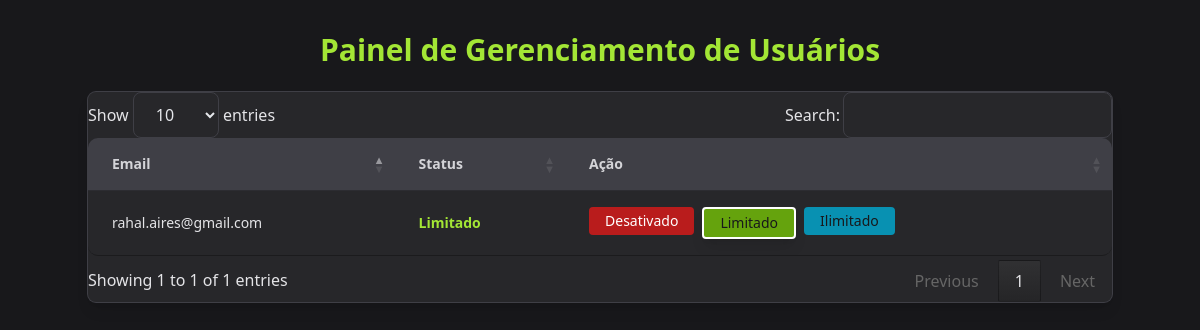
The app's page /, older data.
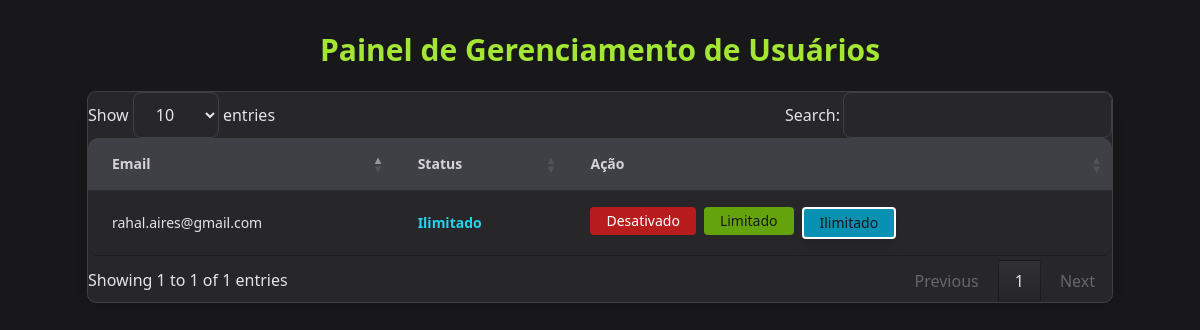
The same page, newer data.
### tables this page shows
CREATE TABLE users (
                id INTEGER PRIMARY KEY AUTOINCREMENT,
                email TEXT UNIQUE NOT NULL,
                password_hash TEXT NOT NULL,
                email_confirmed INTEGER DEFAULT 0,
                confirmation_token TEXT,
                refresh_token TEXT,
                is_active INTEGER DEFAULT 0
            , request_count INTEGER DEFAULT 0, last_request_date TEXT, monthly_request_count INTEGER DEFAULT 0, last_request_month TEXT);

### app/dashboard.py (the view)
@app.get("/", response_class=HTMLResponse)
async def dashboard(request: Request):
    async with aiosqlite.connect(DATABASE_AUTH) as db:
        db.row_factory = aiosqlite.Row
        cursor = await db.execute("SELECT id, email, is_active FROM users")
        users = await cursor.fetchall()
        await cursor.close()
    return templates.TemplateResponse("dashboard.html", {"request": request, "users": users})

### app/templates/dashboard.html (shortened to what this page needs)
<!DOCTYPE html>
<html lang="pt-br">
<head>
    <script src="https://cdn.tailwindcss.com"></script>
    <link rel="stylesheet" href="https://cdn.datatables.net/1.13.7/css/jquery.dataTables.min.css">
</head>
<body class="bg-zinc-900 text-zinc-200 min-h-screen">
    <div class="container mx-auto py-8">
        <h2 class="text-3xl font-bold mb-6 text-center text-lime-400">Painel de Gerenciamento de Usuários</h2>
        <div class="overflow-x-auto rounded-lg shadow-lg bg-zinc-800 ring-1 ring-zinc-700">
            <table id="tabela-usuarios" class="min-w-full table-auto text-sm">
                <thead class="bg-zinc-700">
                    <tr>
                        <th class="px-6 py-3 text-left font-semibold text-zinc-300">Email</th>
                        <th class="px-6 py-3 text-left font-semibold text-zinc-300">Status</th>
                        <th class="px-6 py-3 text-left font-semibold text-zinc-300">Ação</th>
                    </tr>
                </thead>
                <tbody>
                {% for user in users %}
                    <tr class="border-b border-zinc-700">
                        <td class="px-6 py-3">{{ user['email'] }}</td>
                        <td class="px-6 py-3">
                            <span class="font-semibold
                                {% if user['is_active'] == 2 %}text-cyan-400
                                {% elif user['is_active'] == 1 %}text-lime-400
                                {% else %}text-red-400{% endif %}">
                                {% if user['is_active'] == 2 %}
                                    Ilimitado
                                {% elif user['is_active'] == 1 %}
                                    Limitado
                                {% else %}
                                    Desativado
                                {% endif %}
                            </span>
                        </td>
                        <td class="px-6 py-3">
                            <div class="flex gap-2">
                                <form method="post" action="/toggle">
                                    <button
                                        type="submit"
                                        class="px-4 py-1 rounded font-medium
                                            {% if user['is_active'] == 0 %}bg-red-700 border-2 border-white shadow-lg text-white{% else %}bg-red-700 hover:bg-red-800 text-white{% endif %}">
                                        Desativado
                                    </button>
                                </form>
                                <form method="post" action="/toggle">
                                    <button
                                        type="submit"
                                        class="px-4 py-1 rounded font-medium
                                            {% if user['is_active'] == 1 %}bg-lime-600 border-2 border-white shadow-lg text-zinc-900{% else %}bg-lime-600 hover:bg-lime-700 text-zinc-900{% endif %}">
                                        Limitado
                                    </button>
                                </form>
                                <form method="post" action="/toggle">
                                    <button
                                        type="submit"
                                        class="px-4 py-1 rounded font-medium
                                            {% if user['is_active'] == 2 %}bg-cyan-600 border-2 border-white shadow-lg text-zinc-900{% else %}bg-cyan-600 hover:bg-cyan-700 text-zinc-900{% endif %}">
                                        Ilimitado
                                    </button>
                                </form>
                            </div>
                        </td>
                    </tr>
                {% endfor %}
                </tbody>
            </table>
        </div>
    </div>
</body>
</html>

### app/templates/dashboard.html (style rules this page uses)
body { background-color: #18181b; }
table.dataTable th, table.dataTable td { padding: 16px 24px !important; }
table.dataTable { border-radius: 10px; overflow: hidden; }

Row changes from the older to the newer data that the page shows:
changed users "rahal.aires@gmail.com": is_active "Limitado" → "Ilimitado"
